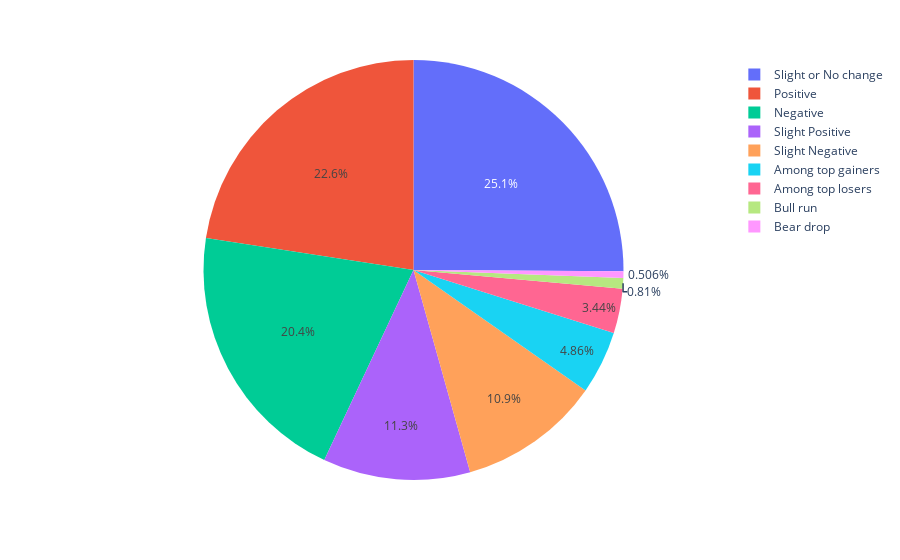

The notebook cell saved with this chart:
### Code cell
pie_plot=px.pie(RELIANCE_df,names='Trend')
pie_plot.show()

### Figure 1 — Plotly figure (JSON) as saved in the notebook; plotly's stock layout.template omitted (floating-point values rounded to 4 significant figures; data arrays with more than 128 entries replaced by an {"elided": "..."} marker saying what was removed)
{"data": [{"domain": {"x": [0, 1], "y": [0, 1]}, "hovertemplate": "Trend=%{label}<extra></extra>", "labels": {"elided": "988 str values"}, "legendgroup": "", "name": "", "showlegend": true, "type": "pie"}], "layout": {"legend": {"tracegroupgap": 0}, "margin": {"t": 60}}}
